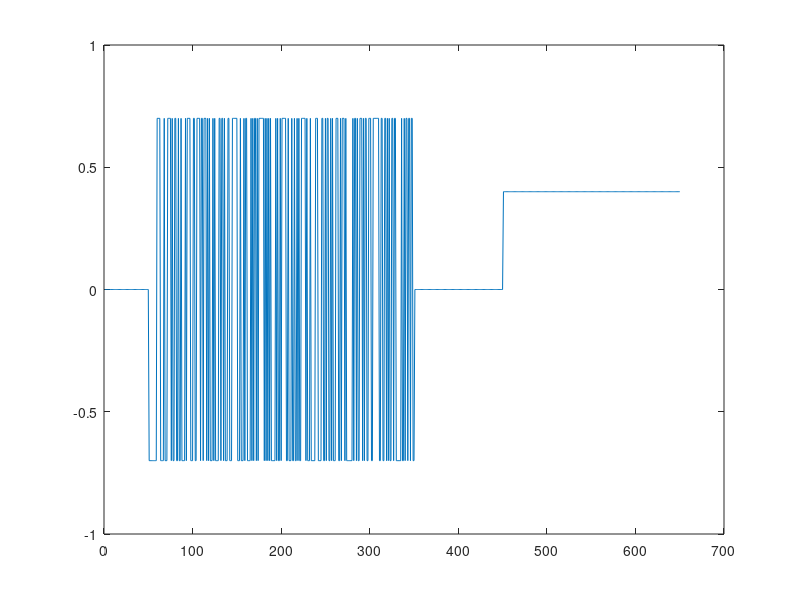
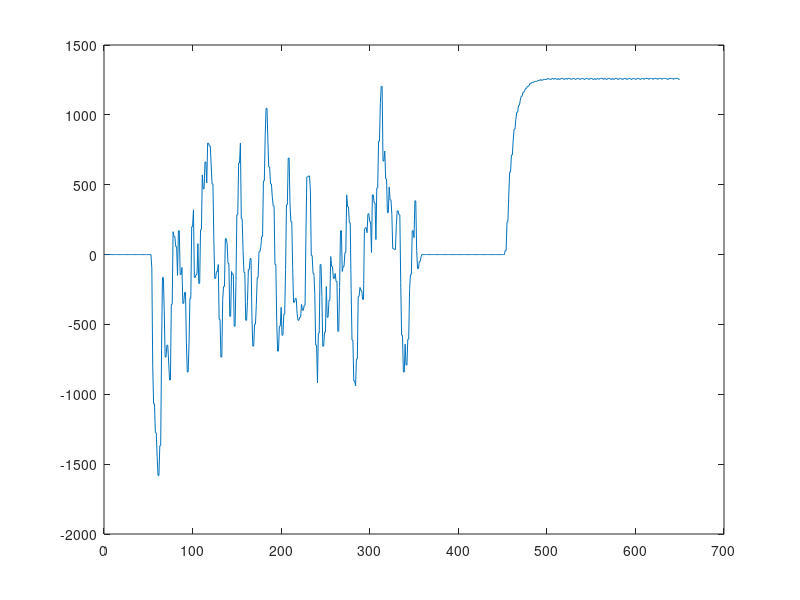

The MATLAB source for these figures, in order: (Note: this script raises an error after producing the figures.)
%L8_RO51_ BistrischiAttila-Roland
close all;
clear;clc;

load('datematlab.mat');

y=vel;

figure;
plot(u);

figure;
plot(y);

f=1;
b=1;
nk=2;

x=400;

uid=u(1:x);
uval=u((x+1):end);

yid=y(1:x);
yval=y((x+1):end)';

lmax=1020;
alfa=0.01;
delta=0.01;
teta=zeros(2,2);
teta(:,1)=[b,f]';
l=1;
N=length(yid);

e=[0];
dV_dteta=0;
depsilon_dteta = zeros(2, N);
dedf=[0];
dedb=[0];

a=[];
while (l == 1 || (norm(teta(:, l) - teta(:, l - 1)) >= delta && l <= lmax))
    b=teta(1,l);
    f=teta(2,l);
    l=l+1;
    for k=1:nk 
        e(k)=yid(k);
        depsilon_dteta(:,k)=[0,0];
        dedf(k)=[0];% =depsilon_dteta(1)=[0,0]';
        dedb(k)=[0];% =depsilon_dteta(2)=[0,0]';
    end

    for k=nk+1:N
        e(k)=-f*e(k-1)+yid(k)+f*yid(k-1)-b*uid(k-nk);
        dedf(k)=-e(k-1)-f*dedf(k-1)+yid(k-1);
        dedb(k)=f*dedb(k-1)-uid(k-nk);

        depsilon_dteta(1,k)=dedb(k);
        depsilon_dteta(2,k)=dedf(k);
    end
    %dV_dteta(1)=2/(N-nk)*sum(e.*depsilon_dteta(1,:));
    %dV_dteta(2)=2/(N-nk)*sum(e.*depsilon_dteta(2,:));

    dV_dteta=2/(N-nk)*sum(e.*depsilon_dteta,2);
    H=2/(N-nk)*(depsilon_dteta*depsilon_dteta');
    teta(:,l)=teta(:,l-1)-alfa*(H \dV_dteta);

    a(l)=norm(teta(:, l) - teta(:, l - 1));
end

datele=iddata(yval,uval,t(2)-t(1));

b=teta(1,l);f=teta(2,l);
model=idpoly(1,[0,b],1,1,[1,f],0,t(2)-t(1));

figure;
compare(model,datele);




